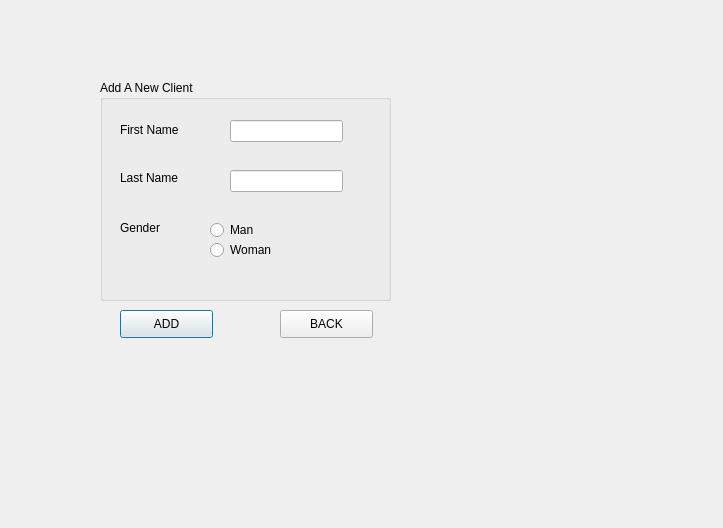
<?xml version="1.0" encoding="UTF-8"?>
<ui version="4.0">
 <class>AddClient</class>
 <widget class="QDialog" name="AddClient">
  <property name="geometry">
   <rect>
    <x>0</x>
    <y>0</y>
    <width>723</width>
    <height>528</height>
   </rect>
  </property>
  <property name="windowTitle">
   <string>0</string>
  </property>
  <widget class="QGroupBox" name="groupBox_AddNewClient">
   <property name="geometry">
    <rect>
     <x>100</x>
     <y>80</y>
     <width>291</width>
     <height>221</height>
    </rect>
   </property>
   <property name="title">
    <string>Add A New Client</string>
   </property>
   <widget class="QLabel" name="label">
    <property name="geometry">
     <rect>
      <x>30</x>
      <y>50</y>
      <width>56</width>
      <height>16</height>
     </rect>
    </property>
    <property name="text">
     <string/>
    </property>
   </widget>
   <widget class="QLabel" name="label_FN">
    <property name="geometry">
     <rect>
      <x>20</x>
      <y>40</y>
      <width>71</width>
      <height>20</height>
     </rect>
    </property>
    <property name="text">
     <string>First Name</string>
    </property>
   </widget>
   <widget class="QLabel" name="label_LN">
    <property name="geometry">
     <rect>
      <x>20</x>
      <y>90</y>
      <width>71</width>
      <height>16</height>
     </rect>
    </property>
    <property name="text">
     <string>Last Name</string>
    </property>
   </widget>
   <widget class="QLabel" name="label_G">
    <property name="geometry">
     <rect>
      <x>20</x>
      <y>140</y>
      <width>91</width>
      <height>16</height>
     </rect>
    </property>
    <property name="text">
     <string>Gender</string>
    </property>
   </widget>
   <widget class="QLabel" name="label_5">
    <property name="geometry">
     <rect>
      <x>20</x>
      <y>176</y>
      <width>41</width>
      <height>20</height>
     </rect>
    </property>
    <property name="text">
     <string/>
    </property>
   </widget>
   <widget class="QLineEdit" name="lineEdit_FirstName">
    <property name="geometry">
     <rect>
      <x>130</x>
      <y>40</y>
      <width>113</width>
      <height>22</height>
     </rect>
    </property>
   </widget>
   <widget class="QLineEdit" name="lineEdit_LastName">
    <property name="geometry">
     <rect>
      <x>130</x>
      <y>90</y>
      <width>113</width>
      <height>22</height>
     </rect>
    </property>
   </widget>
   <widget class="QRadioButton" name="radioButton">
    <property name="geometry">
     <rect>
      <x>110</x>
      <y>140</y>
      <width>97</width>
      <height>20</height>
     </rect>
    </property>
    <property name="text">
     <string>Man</string>
    </property>
   </widget>
   <widget class="QRadioButton" name="radioButton_2">
    <property name="geometry">
     <rect>
      <x>110</x>
      <y>160</y>
      <width>97</width>
      <height>20</height>
     </rect>
    </property>
    <property name="text">
     <string>Woman</string>
    </property>
   </widget>
  </widget>
  <widget class="QPushButton" name="pushButton">
   <property name="geometry">
    <rect>
     <x>120</x>
     <y>310</y>
     <width>93</width>
     <height>28</height>
    </rect>
   </property>
   <property name="text">
    <string>ADD</string>
   </property>
  </widget>
  <widget class="QPushButton" name="pushButton_2">
   <property name="geometry">
    <rect>
     <x>280</x>
     <y>310</y>
     <width>93</width>
     <height>28</height>
    </rect>
   </property>
   <property name="text">
    <string>BACK</string>
   </property>
  </widget>
 </widget>
 <resources/>
 <connections/>
</ui>
